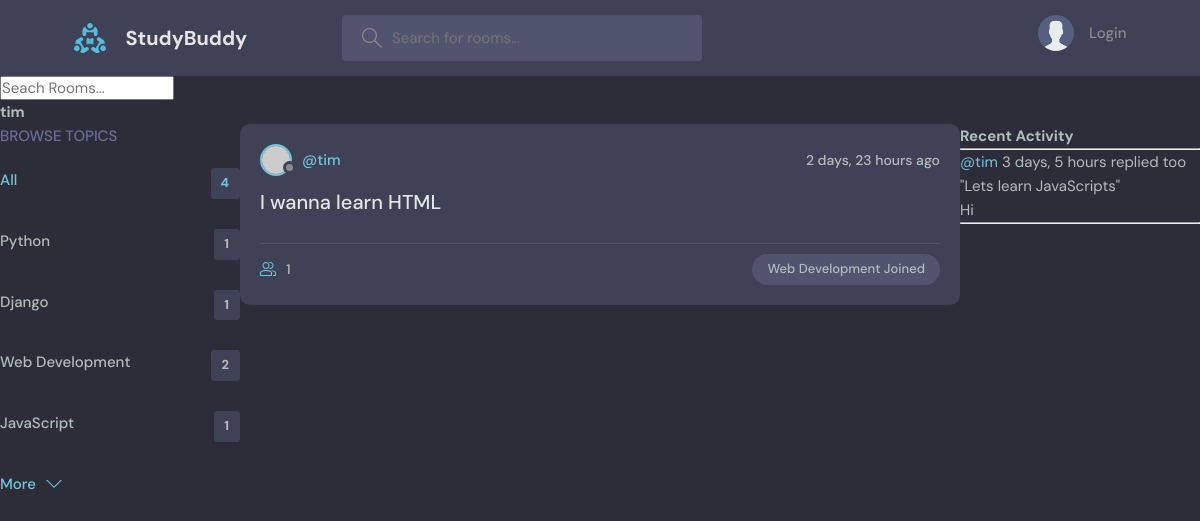
The app's page /profile/2/ with its own data.
### base/models.py (models this page shows, shortened)
class Topic(models.Model):
    name = models.CharField(max_length=200)

class Room(models.Model):
    host = models.ForeignKey(User, on_delete=models.SET_NULL, null=True)
    topic = models.ForeignKey(Topic, on_delete=models.SET_NULL, null=True)
    name = models.CharField(max_length=200)
    description = models.TextField(null=True, blank=True)
    participants = models.ManyToManyField(User, related_name='participants', blank=True)
    updated = models.DateTimeField(auto_now=True)
    created = models.DateTimeField(auto_now_add=True)
    class Meta:
        ordering = ['-updated', '-created']
    def __str__(self):
        return str(self.name)

class Message(models.Model):
    user = models.ForeignKey(User, on_delete=models.CASCADE)
    room = models.ForeignKey(Room, on_delete=models.CASCADE)
    body = models.TextField()
    updated = models.DateTimeField(auto_now=True)
    created = models.DateTimeField(auto_now_add=True)
    class Meta:
        ordering = ['-updated', '-created']

### base/views.py (the view)
# urls.py: path('profile/<str:pk>/', views.userProfile, name="user-profile"),
def userProfile(request, pk):
    user = User.objects.get(id = pk)
    rooms = user.room_set.all()
    room_messages = user.message_set.all()
    topics = Topic.objects.all()
    context = {'user':user, 'rooms':rooms, 'room_messages': room_messages, 'topics': topics}
    return render(request, 'base/profile.html', context)

### base/templates/base/profile.html (shortened to what this page needs)
{% extends 'main.html' %}
{% block content %}
<h1>{{user.username}}</h1>
<div class="profile-container">
    <div>
        {% include 'base/topics_component.html' %}
    </div>
    <div>
        {% include 'base/feed_component.html' %}
    </div>
    <div>
        {% include 'base/activity_component.html' %}
    </div>
</div>
{% endblock content %}

### base/templates/base/topics_component.html
<div class="topics">
    <div class="topics__header">
      <h2>Browse Topics</h2>
    </div>
    <ul class="topics__list">
      <li>
        <a href="{% url 'home' %}" class="active">All <span>{{topics.count}}</span></a>
      </li>
      {% for topic in topics %}
      <li>
        <a href="{% url 'home' %}?q={{topic.name}}">{{topic.name}}<span>{{topic.room_set.all.count}}</span></a>
      </li>
      {% endfor %}
    </ul>
    <a class="btn btn--link" href="/">
        More
        <svg version="1.1" xmlns="http://www.w3.org/2000/svg" width="32" height="32" viewBox="0 0 32 32">
            <title>chevron-down</title>
            <path d="M16 21l-13-13h-3l16 16 16-16h-3l-13 13z"></path>
        </svg>
    </a>
  </div>

### base/templates/base/feed_component.html (shortened to what this page needs)
{% for room in rooms %}
<div class="roomListRoom">
    <div class="roomListRoom__header">
      <a href="{% url 'user-profile' room.host.id %}" class="roomListRoom__author">
        <div class="avatar avatar--small">
          <img src="https://randomuser.me/api/portraits/women/11.jpg" />
        </div>
        <span>@{{room.host.username}}</span>
      </a>
      <div class="roomListRoom__actions">
        <span>{{room.created|timesince}} ago</span>
      </div>
    </div>
    <div class="roomListRoom__content">
      <a href="{% url 'room' room.id %}">{{room.name}}</a>
    </div>
    <div class="roomListRoom__meta">
      <a href="{% url 'room' room.id %}" class="roomListRoom__joined">
        {{room.participants.all.count}}
      </a>
      <p class="roomListRoom__topic">{{room.topic.name}} Joined</p>
    </div>
  </div>
{% endfor %}

### base/templates/base/activity_component.html (shortened to what this page needs)
<h3>Recent Activity</h3>
        <hr>
        {% for message in room_messages %}
        <div>
            <small><a href="{% url 'user-profile' message.user.id %}">@{{message.user}}</a> {{message.created|timesince}}</small>
            <small>replied too "{{message.room}}"</small>
            <p>{{message.body}}</p>
            <hr>
        </div>
        {% endfor %}

### static/styles/style.css (style rules this page uses)
:root { --color-main: #71c6dd; --color-main-light: #e1f6fb; --color-dark: #3f4156; --color-dark-medium: #51546e; --color-dark-light: #696d97; --color-light: #e5e5e5; --color-gray: #8b8b8b; --color-light-gray: #b2bdbd; --color-bg: #2d2d39; --color-success: #5dd693; --color-error: #fc4b0b; }
* { font-family: "DM Sans", -apple-system, BlinkMacSystemFont, "Segoe UI", Roboto, Oxygen, Ubuntu, Cantarell, "Open Sans", "Helvetica Neue", sans-serif; margin: 0; padding: 0; box-sizing: border-box; text-rendering: optimizeLegibility; font-size: inherit; }
html { font-size: 56.25%; }
@media only screen and (min-width: 1200px) { html { font-size: 62.5%; } }
body { line-height: 1.6; font-weight: 400; font-size: 1.5rem; color: var(--color-light-gray); background-color: var(--color-bg); min-height: 100vh; }
img { width: 100%; }
a { display: inline-block; color: var(--color-main); text-decoration: none; }
.btn { background-color: transparent; border: none; display: inline-flex; align-items: center; gap: 1rem; cursor: pointer; transition: all ease-in-out 0.3s; padding: 1rem 2rem; border-radius: 5px; box-shadow: 1px 1px 3px 1px rgba(0, 0, 0, 0.15); font-weight: 500; }
.btn--link { border-radius: 0; padding: 0; color: var(--color-main); box-shadow: none; }
.btn > svg { fill: currentColor; width: 1.6rem; height: 1.6rem; }
.avatar { position: relative; display: inline-block; border-radius: 50%; border: 2px solid var(--color-main); }
.avatar img { display: block; border-radius: 50%; object-fit: cover; object-position: center; }
.avatar::after { content: ""; display: block; position: absolute; background-color: var(--color-gray); z-index: 111; border-radius: 50%; border: 0.3rem solid var(--color-dark); }
.avatar.avatar--small img { width: 2.8rem; height: 2.8rem; }
.avatar.avatar--small:after { width: 0.7rem; height: 0.7rem; bottom: 0px; right: -6px; }
.topics__header { margin-bottom: 2rem; }
.topics__header h2 { text-transform: uppercase; font-weight: 500; color: var(--color-dark-light); }
.topics__list { list-style: none; }
.topics__list li a { display: flex; justify-content: space-between; margin-bottom: 3rem; font-weight: 500; color: var(--color-light-gray); transition: all 0.3s ease-in-out; }
.topics__list li a.active, .topics__list li a:hover { color: var(--color-main); }
.topics__list li a span { padding: 0.5rem 1rem; background-color: var(--color-dark); border-radius: 3px; font-size: 1.3rem; font-weight: 700; letter-spacing: 1px; }
.roomListRoom { margin-bottom: 2.4rem; background-color: var(--color-dark); border-radius: 1rem; padding: 2rem; }
.roomListRoom__header { display: flex; justify-content: space-between; align-items: center; }
.roomListRoom__author { font-weight: 500; display: flex; align-items: center; gap: 1rem; }
.roomListRoom__actions { display: flex; align-items: flex-start; gap: 1rem; position: relative; }
.roomListRoom__actions span { font-size: 1.4rem; font-weight: 500; }
.roomListRoom__content { margin: 1rem 0; }
.roomListRoom__content a { font-size: 2rem; font-weight: 500; margin-bottom: 1.5rem; color: var(--color-light); transition: all 0.3s ease-in-out; }
.roomListRoom__meta { border-top: 1px solid var(--color-dark-medium); padding-top: 1rem; display: flex; align-items: center; justify-content: space-between; }
.roomListRoom__joined { color: var(--color-light-gray); display: flex; align-items: center; gap: 1rem; font-size: 1.4rem; font-weight: 500; }
.roomListRoom__joined svg { fill: var(--color-main); width: 1.6rem; height: 1.6rem; }
.roomListRoom__topic { padding: 5px 1.5rem; background-color: var(--color-dark-medium); border-radius: 5rem; font-weight: 500; font-size: 1.3rem; }

### base/templates/base/profile.html (style rules this page uses)
.profile-container { display: grid; grid-template-columns: 1fr 3fr 1fr; }

### records on screen
Topic: name "Python", room_set.all.count "1"
Topic: name "Django", room_set.all.count "1"
Topic: name "Web Development", room_set.all.count "2"
Topic: name "JavaScript", room_set.all.count "1"
Room: host.username "tim", created "2 days, 23 hours", name "I wanna learn HTML", participants.all.count "1", topic.name "Web Development"
Message: user "tim", created "3 days, 5 hours", room "Lets learn JavaScripts", body "Hi"

### other values on screen
{{ user.username }} "tim"
{{ topics.count }} "4"
